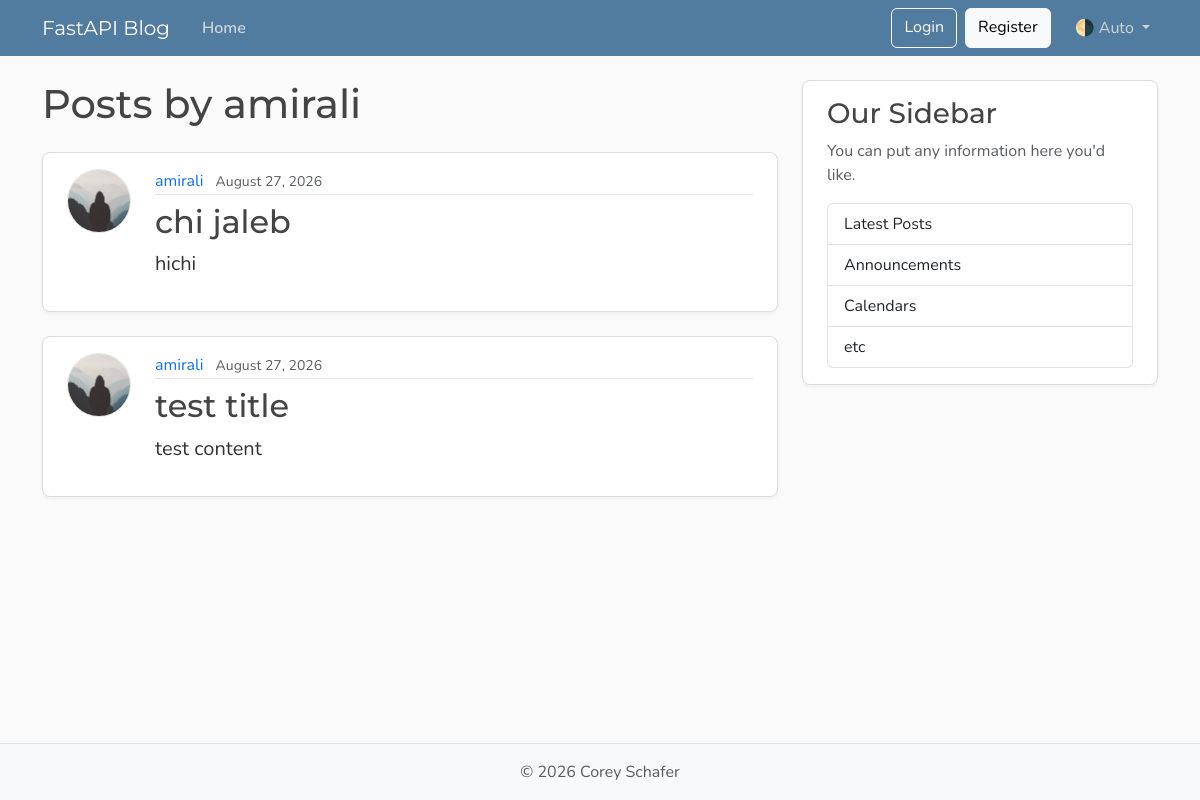
The page /users/1/posts on the database its author committed.
### models.py (models this page shows, shortened)
class User(Base):
    __tablename__ = "users"
    id: Mapped[int] = mapped_column(primary_key=True, index=True)
    username: Mapped[str] = mapped_column(String(50), unique=True)
    email: Mapped[str] = mapped_column(String(120), unique=True)
    image_file: Mapped[str | None] = mapped_column(String(200), default=None)
    posts: Mapped[list[Post]] = relationship(back_populates="author")

class Post(Base):
    __tablename__ = "posts"
    id: Mapped[int] = mapped_column(primary_key=True, index=True)
    title: Mapped[str] = mapped_column(String(100))
    content: Mapped[str] = mapped_column(Text)
    user_id: Mapped[int] = mapped_column(ForeignKey("users.id"), index=True)
    date_posted: Mapped[datetime] = mapped_column(
        DateTime(timezone=True),
        default=lambda: datetime.now(UTC),
    )
    author: Mapped[User] = relationship(back_populates="posts")

### main.py (the view)
@app.get("/users/{user_id}/posts", include_in_schema=False, name="user_posts")
def user_posts_page(
    request: Request,
    user_id: int,
    db: Annotated[Session, Depends(get_db)],
):
    user = db.get(models.User, user_id)
    if not user:
        raise HTTPException(
            status_code=status.HTTP_404_NOT_FOUND,
            detail="User not found",
        )
    stmt = (
        select(models.Post)
        .where(models.Post.user_id == user_id)
        .options(joinedload(models.Post.author))  # N+1
        .order_by(models.Post.date_posted.desc()) # newest
    )
    posts = db.scalars(stmt).unique().all()
    return templates.TemplateResponse(
        request=request,
        name="user_posts.html",
        context={
            "posts": posts,
            "user": user,
            "title": f"{user.username}'s Posts",
        },
    )

### templates/user_posts.html
{% extends "layout.html" %} {% block content %}
<h1 class="mb-4">Posts by {{ user.username }}</h1>
{% for post in posts %}
<article class="content-section py-3 px-4 mb-4">
  <div class="d-flex align-items-start gap-4">
    <img
      class="rounded-circle article-img flex-shrink-0"
      src="{{ post.author.image_path }}"
      alt="{{ post.author.username }}'s profile picture"
      width="64"
      height="64"
      loading="lazy"
    />
    <div class="flex-grow-1">
      <div class="article-metadata mb-2">
        <a
          class="me-2"
          href="{{ url_for('user_posts', user_id=post.author.id) }}"
          >{{ post.author.username }}</a
        >
        <small class="text-body-secondary"
          >{{ post.date_posted.strftime("%B %d, %Y") }}</small
        >
      </div>
      <h2>
        <a
          class="article-title"
          href="{{ url_for('post_page', post_id=post.id) }}"
          >{{ post.title }}</a
        >
      </h2>
      <p class="article-content">{{ post.content }}</p>
    </div>
  </div>
</article>
{% else %}
<p class="text-body-secondary">No posts by this user yet.</p>
{% endfor %} {% endblock content %}

### static/css/main.css (style rules this page uses)
:root { --font-heading: "Montserrat", system-ui, -apple-system, BlinkMacSystemFont, sans-serif; --font-body: "Nunito", system-ui, -apple-system, BlinkMacSystemFont, sans-serif; --color-bg-body: #fafafa; --color-bg-content: #ffffff; --color-text-primary: #333333; --color-text-heading: #444444; --color-steel: #527c9f; --color-nav-link: #cbd5db; --color-nav-link-hover: #ffffff; --color-link-hover: #428bca; --color-border: #dddddd; --color-border-light: #e3e3e3; --spacing-xl: 5rem; --article-img-size: 4rem; --account-img-size: 7.813rem; }
body { font-family: var(--font-body); background: var(--color-bg-body); color: var(--color-text-primary); }
h1, h2, h3, h4, h5, h6 { font-family: var(--font-heading); color: var(--color-text-heading); }
a { text-decoration: none; }
.content-section { background: var(--color-bg-content); border: 1px solid var(--color-border); border-radius: 0.5rem; box-shadow: 0 2px 4px rgba(15, 23, 42, 0.05); transition: box-shadow 0.15s ease, transform 0.15s ease, border-color 0.15s ease; }
.article-title { color: var(--color-text-heading); transition: color 0.2s ease-in-out; }
.article-content { white-space: pre-line; font-size: 1.25rem; }
.article-img { height: var(--article-img-size); width: var(--article-img-size); flex-shrink: 0; object-fit: cover; border: 1px solid var(--color-border-light); box-shadow: 0 0 0 2px var(--color-bg-content); }
.article-metadata { padding-bottom: 0.063rem; border-bottom: 1px solid var(--color-border-light); }
.article-metadata a { transition: color 0.2s ease-in-out; }

### rows shown on the page
User: username "amirali"
Post: author.username "amirali", date_posted "August 27, 2026", title "chi jaleb", content "hichi"
Post: author.username "amirali", date_posted "August 27, 2026", title "test title", content "test content"
